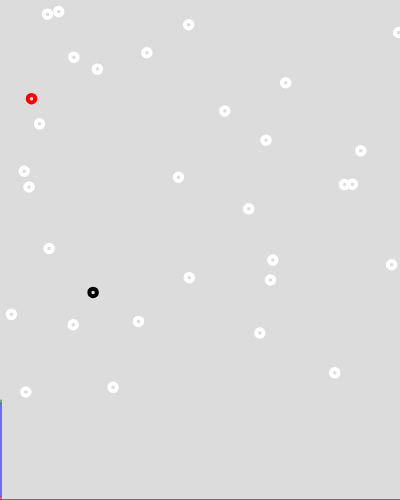
Frame 1 (no input)
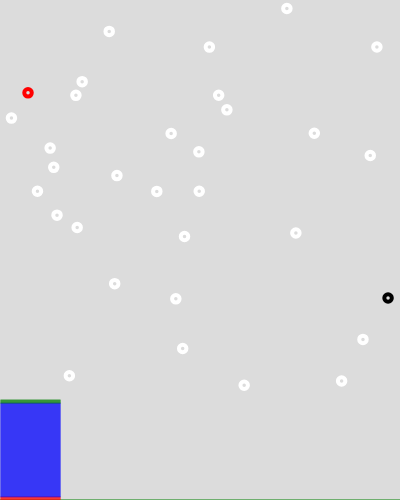
Frame 60 (no input)
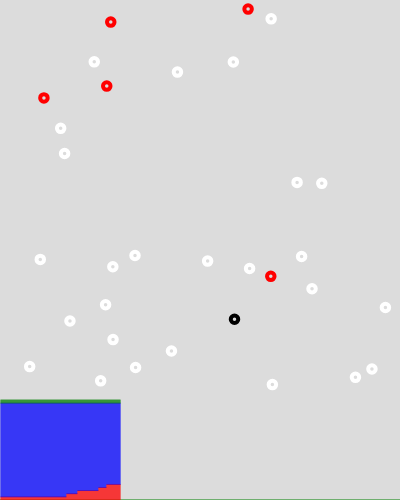
Frame 120 (the mouse pressed at the canvas centre since frame 60)

The p5.js sketch that drew these frames (run headless with seeded random() and noise() and a simulated clock; from frame 60 on, the mouse is pressed at the canvas centre):

// p5.js sketch
// ── sketch.js
let sHeight = 400.0;
let sWidth = 400.0;
let size = 7.5;
let threshold = 12.5;
let gHeight = 100;
var days = 0;
var lines = [];
var probInfectRate = 40;
var infectPeriod = 175;
var skip = 1;

function setup() {
  createCanvas(sWidth, sHeight + gHeight);
  pop_ = new population(30,1,1);
}

function draw() {
  background(220);
  line(0,500,400,500);

  append(lines, pop_.draw());
  var counterTeST = 0;
  for(var i = 0; i < lines.length; i+=skip){
    counterTeST ++;
    strokeWeight(1);
    stroke('red');
    line(counterTeST, sHeight + gHeight, counterTeST, sHeight + gHeight - lines[i][1]);
    stroke('blue');
    line(counterTeST, sHeight + gHeight - lines[i][1], counterTeST, sHeight + lines[i][2]);
    stroke('green');
    line(counterTeST, sHeight, counterTeST, sHeight + lines[i][2]);
  }
  if(lines.length % sWidth == 0){
    skip ++;
  }
  pop_.update();
  days ++;

}


//~~~~~~~~~~ DOT ~~~~~~~~~~~~~~~//

class dot {

  constructor(x, y, size, dir, state){
    this.x = x;
    this.y = y;
    this.size = size;
    this.state = state;
    this.dir = dir;
    this.speed = 5;
    this.xSpeed = cos(this.dir);
    this.ySpeed = sin(this.dir);
    this.countdown = infectPeriod;

  }

  draw(){
    if(this.state == "s"){
      stroke(255);
    }
    else if(this.state == "i"){
      stroke('red');
    }
    else{
      stroke(0);
    }
    strokeWeight(4);
    noFill();
    circle(this.x, this.y, this.size);
  }

  update(){
    var rad = this.size;

    this.x += this.xSpeed * this.speed;
    this.y += this.ySpeed * this.speed;

    if (this.x + rad > sWidth){
      this.x = sWidth - (rad + 1);
      this.xSpeed *= -1;
    }
    if(this.x - rad < 0){
      this.x = 0 + (rad + 1)
      this.xSpeed *= -1;
    }
    if (this.y + rad > sHeight){
      this.y = sHeight - (rad + 1);
      this.ySpeed *= - 1;
    }
    if(this.y - rad < 0){
      this.y = 0 + (rad + 1);
      this.ySpeed *= - 1;
    }
    if(this.state == "i"){
      this.countdown -- ;
    }
    if(this.countdown == 0){
      this.state = "r";
    }
  }

  getX(){
    return this.x;
  }

  getY(){
    return this.y;
  }

  setX(x){
    this.x = x;
  }

  setY(y){
    this.y = y;
  }

  getXSpeed(){
    return this.xSpeed;
  }

  getYSpeed(){
    return this.ySpeed;
  }

  setXSpeed(x){
    this.xSpeed = x;
  }

  setYSpeed(y){
    this.ySpeed = y;
  }
}


//~~~~~~~~~~ POP ~~~~~~~~~~~~~~~//


class population {

  constructor(succ, infect, rem){

    this.pop = [];

    for(var i = 0; i < succ; i++){
      append(this.pop, new dot(random(0, sWidth), random(0, sHeight), size, random(0, 2*PI), "s"));
    }
    for(var j = 0; j < infect; j++){
      append(this.pop, new dot(random(0, sWidth), random(0, sHeight), size, random(0, 2*PI), "i"));
    }
    for(var k = 0; k < rem; k++){
      append(this.pop, new dot(random(0, sWidth), random(0, sHeight), size, random(0, 2*PI), "r"));
    }

  }

  draw(){
    var succ = 0;
    var infect = 0;
    var rem = 0;
    for(var i = 0; i < this.pop.length; i++){
      this.pop[i].draw();
      if(this.pop[i].state == "s"){
        succ++;
      }
      if(this.pop[i].state == "i"){
        infect++;
      }
      if(this.pop[i].state == "r"){
        rem++;
      }
    }
    succ = (succ/this.pop.length) * 100;
    infect = (infect/this.pop.length) * 100;
    rem = (rem/this.pop.length) * 100;

    return [succ, infect, rem];

  }

  update(){
    for(var i = 0; i < this.pop.length; i++){
      this.pop[i].update();

      for(var j = i+1; j < this.pop.length; j++){

        var distance = dist(this.pop[i].getX(), this.pop[i].getY(),this.pop[j].getX(), this.pop[j].getY());

        if(distance <= threshold){
          this.collide(i, j);
        }
      }
    }
  }

  collide(i, j){
    var tempX = this.pop[i].getXSpeed();
    this.pop[i].setXSpeed(this.pop[j].getXSpeed());
    this.pop[j].setXSpeed(tempX);

    var tempY = this.pop[i].getYSpeed();
    this.pop[i].setYSpeed(this.pop[j].getYSpeed());
    this.pop[j].setYSpeed(tempY);

    this.pop[i].setX(this.pop[i].getX() + (this.pop[i].getX() - this.pop[j].getX())/abs(this.pop[i].getX() - this.pop[j].getX()) * 0.5);

    this.pop[i].setY(this.pop[i].getY() + (this.pop[i].getY() - this.pop[j].getY())/abs(this.pop[i].getY() - this.pop[j].getY()) * 0.5);

    if(this.pop[i].state == "i" || this.pop[j].state == "i"){
      //if one of them touches the other
      //there's a chance it will infect
      var rand = random(0, 100);
      if(rand < probInfectRate){
        this.infect(i, j);
      }
    }
  }

  infect(i, j){
    if(this.pop[i].state == "s"){
      this.pop[i].state = "i";
    }
    if(this.pop[j].state == "s"){
      this.pop[j].state = "i";
    }
  }

}
